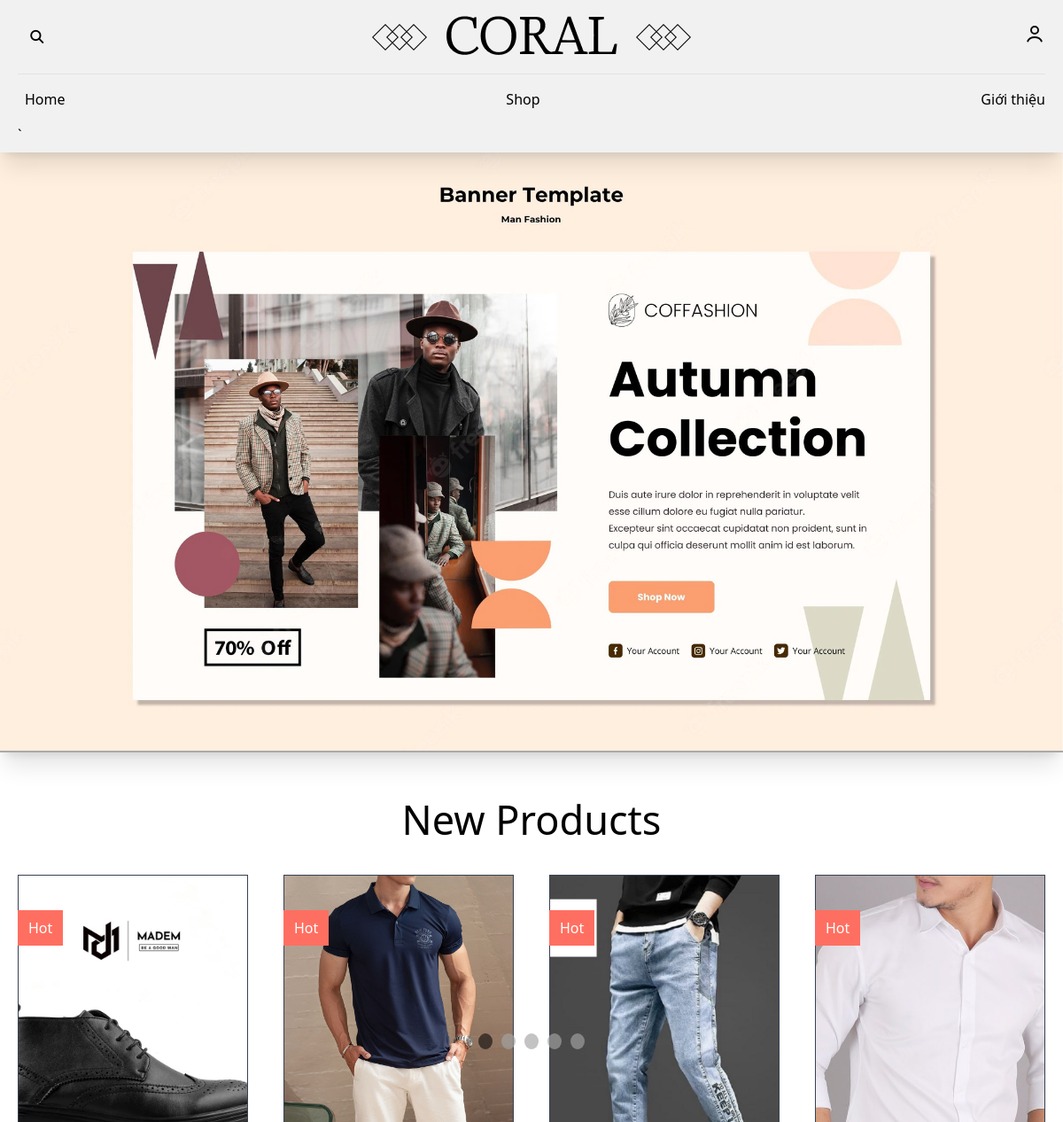
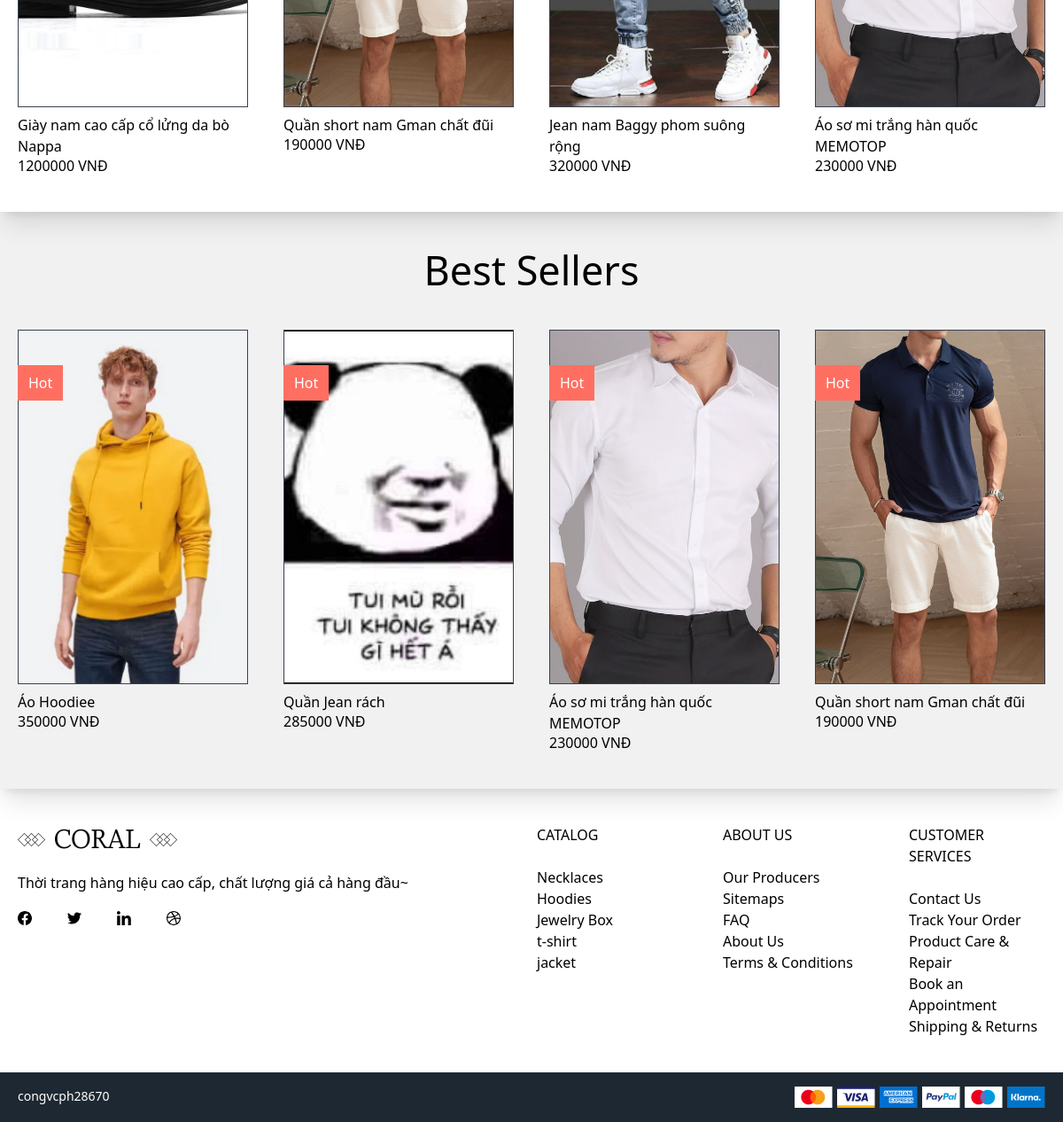
The page / on the database its author committed (2 pictures, top to bottom).
### tables this page shows
CREATE TABLE `products` (
  `id` int(11) NOT NULL,
  `ten` varchar(50) NOT NULL,
  `gia` int(11) NOT NULL,
  `sale` int(11) NOT NULL,
  `soluong` int(11) NOT NULL,
  `xem` int(11) NOT NULL,
  `mua` int(11) NOT NULL,
  `binhluan` int(11) NOT NULL,
  `mota` longtext NOT NULL,
  `anh` varchar(255) NOT NULL,
  `category_id` int(11) NOT NULL
);

### app/Controllers/Controller.php (called while the page is built, shortened)
<?php
class Controller
{
    public function view($path, $data = [])
    {
        extract($data);
        include_once __DIR__ . "/../../views/$path.php";
    }
}

### app/Controllers/SiteController.php (called while the page is built, shortened)
<?php
class SiteController extends Controller
{
    public function index()
    {
        $products = new ProductModel();
        $product = $products->orderBy('id', 'DESC')->limit('4')->get();
        $bestseller = $products->orderBy('mua', 'DESC')->limit('4')->get();
        $this->view('home', ['products' => $product, 'title' => 'Trang Chủ', 'bestsellers' => $bestseller]);
    }
}

### app/Router.php (called while the page is built, shortened)
<?php
class Router
{
    public static $routes = [];
    public Request $request;
    public function __construct()
    {
        $this->request = new Request();
    }
    public static function get($path, $callback)
    {
        static::$routes['get'][$path] = $callback;
    }
    public static function post($path, $callback)
    {
        static::$routes['post'][$path] = $callback;
    }
    public function resolve()
    {
        $path = $this->request->getPath();
        $method = $this->request->getMethod();
        $callback = static::$routes[$method][$path] ?? false;
        if (is_array($callback)) {
            $callback[0] = new $callback[0]();
            return call_user_func($callback, $this->request);
        }
    }
}

### public/index.php (called while the page is built, shortened)
<?php
$router = new Router;
$router->resolve();

### app/Models/BaseModel.php (called while the page is built, shortened)
<?php
class BaseModel
{
    protected $conn;
    protected $sqlBuilder;
    public function __construct()
    {
        try {
            $this->conn = new PDO("mysql:host=localhost; dbname=php2; charset=utf8", "root", "");
            $this->conn->setAttribute(PDO::ATTR_ERRMODE, PDO::ERRMODE_EXCEPTION);
        } catch (PDOException $e) {
            echo $e->getMessage();
        }
    }
    public function orderBy($colName, $condition)
    {
        $this->sqlBuilder = "Select * From $this->tableName ORDER BY `$colName` $condition";
        return $this;
    }
    public function limit($value)
    {
        $this->sqlBuilder .= " LIMIT $value";
        return $this;
    }
    public function get()
    {
        $this->sqlBuilder .= ";";
        $stmt = $this->conn->prepare($this->sqlBuilder);
        $stmt->execute();
        $result = $stmt->fetchAll(PDO::FETCH_CLASS);
        return $result;
    }
}

### views/home.php (the view, shortened to what this page needs)
<?php include "header.php"; ?>
<section id="Slider" class="shadow-xl">
    <div class="aspect-ratio-169">
        <img src="images/web_images/s1.webp">
    </div>
    <div class="right_slider"></div>
    <div class="left_slider"></div>
    <div class="dot-container">
        <div class="dot active"></div>
        <div class="dot"></div>
        <div class="dot"></div>
        <div class="dot"></div>
        <div class="dot"></div>
    </div>
</section>
<section class="products shadow-xl  z-10 relative">
    <div class="max-w-7xl mx-auto px-5 pb-10">
        <h1 class="text-[45px] leading-[52.73px] font-medium text-center p-5 mb-4">
            New Products
        </h1>
        <div class="grid grid-cols-4 gap-10 ">
            <?php foreach ($products as $product) : ?>
                <div>
                    <a href="detail?id=<?= $product->id ?>">
                        <div class="block relative overflow-hidden group pb-2">
                            <img class="h-[400px] w-[300px] border border-gray-700 object-cover" src="images/<?= $product->anh ?>" alt="chưa có ảnh" />
                            <span class="absolute top-10 left-0 bg-[#FF6F61] text-white px-3 py-2">Hot</span>
                        </div>
                        <span>
                            <a href="detail?id=<?= $product->id ?>" class="font-medium text-[16px] leading-[21.79px] hover:text-[red]"><?= $product->ten ?></a>
                            <div class="flex justify-between">
                                <p class="font-medium text-[16px] leading-[21.79px] hover:text-[#FF6F61]">
                                    <?= $product->gia ?> VNĐ
                                </p>
                            </div>
                        </span>
                    </a>
                </div>
            <?php endforeach ?>
        </div>
    </div>
</section>
<section class=" bg-[#F1F1F1] shadow-xl">
    <div class="max-w-7xl mx-auto px-5 pb-10 ">
        <h1 class="text-[45px] leading-[52.73px] font-medium text-center mb-10 pt-10">
            Best Sellers
        </h1>
        <div class="grid grid-cols-4 gap-10">
            <?php foreach ($bestsellers as $best) : ?>
                <div>
                    <a href="detail?id=<?= $best->id ?>">
                        <div class="block relative overflow-hidden group pb-2">
                            <img class="h-[400px] w-[300px] border border-gray-700 object-cover" src="images/<?= $best->anh ?>" alt="chưa có ảnh" />
                            <span class="absolute top-10 left-0 bg-[#FF6F61] text-white px-3 py-2">Hot</span>
                        </div>
                        <span>
                            <a href="detail?id=<?= $best->id ?>" class="font-medium text-[16px] leading-[21.79px] hover:text-[red]"><?= $best->ten ?></a>
                            <div class="flex justify-between">
                                <p class="font-medium text-[16px] leading-[21.79px] hover:text-[#FF6F61]">
                                    <?= $best->gia ?> VNĐ
                                </p>
                            </div>
                        </span>
                    </a>
                </div>
            <?php endforeach ?>
        </div>
    </div>
</section>
<?php include "footer.php"; ?>

### views/header.php (shortened to what this page needs)
<!DOCTYPE html>
<html lang="en">
<head>
    <link rel="stylesheet" href="https://cdnjs.cloudflare.com/ajax/libs/font-awesome/6.1.0/css/all.min.css" />
    <script src="https://cdn.tailwindcss.com"></script>
</head>
<body>
    <div class="max-w-full  w-auto mx-auto px-5 bg-[#F1F1F1] ">
        <div class="flex justify-between items-center border-b border-[#E3E3E3] py-5 relative">
            <form action="" method="get" id="search-box">
                <button type="submit" onclick="" id="search-btn"><i class="fa-solid fa-magnifying-glass"></i></button>
            </form>
            <a href="?ctr=home" class="absolute left-1/2 -translate-x-1/2"><img src="images/web_images/logo.png" alt="" /></a>
            <div class="flex justify-between space-x-3 items-center">
                <div class="flex justify-between">
                    <?php if (isset($_SESSION['id'])) : ?>
                        <div>
                            <a href="?ctr=profile" class="my-auto flex items-center"><img src="images/user_images/" class="h-12 w-12 rounded-[100%] border border-red-500" alt=""></a>
                        </div>
                        <a href="logout"><i class="fa-solid fa-arrow-right-from-bracket text-xl mt-2"></i></a>
                    <?php else : ?>
                        <div class="dropdown_dangnhap ">
                            <button class="dropbtn_dangnhap"><a href=""><img class="" src="images/web_images/User.svg" alt=""></a></button>
                        </div>
                    <?php endif ?>
                </div>
            </div>
        </div>
    </div>
    <section class="bg-[#F1F1F1] pb-2 sticky top-[-1px] z-[60] shadow-xl">
        <div class="max-w-7xl w-auto mx-auto px-5 ">
            <header>
                <div class="menu">
                    <ul class="flex m-0 p-0 space-x-11 justify-between pl-2 ">
                        <li>
                            <a href="site" class="font-medium block py-4 hover:text-red-500 font-medium">Home</a>
                        </li>
                        <li>
                            <a href="shop" class="font-medium block py-4 hover:text-red-500 font-medium">Shop</a>
                        </li>
                        <li class=""><a class="font-medium block py-4 hover:text-red-500 font-medium" href="about">Giới thiệu</a></li>
                    </ul>`
                </div>
            </header>
        </div>
    </section>

### views/footer.php (shortened to what this page needs)
<section>
    <div class="max-w-full mx-auto px-5 pt-10 relative">
        <div class="grid grid-cols-2 gap-3">
            <div class="">
                <img srcset="images/web_images/logo.png 2x" class="pb-5" alt="" />
                <span class="">
                    Thời trang hàng hiệu cao cấp, chất lượng giá cả hàng đầu~
                </span>
                <div class="flex space-x-10 pt-5">
                    <img src="images/web_images/facebook.svg" alt="" />
                    <img src="images/web_images/twitter.svg" alt="" />
                    <img src="images/web_images/linkedin.svg" alt="" />
                    <img src="images/web_images/dribbble.svg" alt="" />
                </div>
            </div>
            <div class="grid grid-cols-3 gap-14">
                <div>
                    <h2 class="uppercase text-[16px] font-medium pb-6">CATALOG</h2>
                    <p>Necklaces</p>
                    <p>Hoodies</p>
                    <p>Jewelry Box</p>
                    <p>t-shirt</p>
                    <p>jacket</p>
                </div>
                <div>
                    <h2 class="uppercase text-[16px] font-medium pb-6">ABOUT US</h2>
                    <p>Our Producers</p>
                    <p>Sitemaps</p>
                    <p>FAQ</p>
                    <p>About Us</p>
                    <p>Terms & Conditions</p>
                </div>
                <div>
                    <h2 class="uppercase text-[16px] font-medium pb-6">
                        CUSTOMER SERVICES
                    </h2>
                    <p>Contact Us</p>
                    <p>Track Your Order</p>
                    <p>Product Care & Repair</p>
                    <p>Book an Appointment</p>
                    <p>Shipping & Returns</p>
                </div>
            </div>
        </div>
</section>
<section>
    <div class="bg-[#1E2832] max-w-full mt-10">
        <div class="max-w-7xl mx-auto  flex justify-between py-4 px-5">
            <span class="text-[14px] text-white leading-normal">congvcph28670</span>
            <img src="images/web_images/icons_payment 1.svg" alt="">
        </div>
    </div>
</section>
</body>
</html>

### views/header.php (style rules this page uses)
#search-box { border-radius: 30px; }
#search-box #search-btn { transition: all 1s ease-in-out; transition-delay: 0.9s; border: none; cursor: pointer; padding: 10px; border-radius: 50%; font-size: 15px; }
#Slider { margin-bottom: 30px; border-bottom: 2px solid rgba(0, 0, 0, 0.337); overflow: hidden; }
.aspect-ratio-169 { display: block; position: relative; padding-top: 56.25%; transition: 0.3s; }
.aspect-ratio-169 img { display: block; position: absolute; width: 100%; height: 100%; top: 0; left: 0; }
.dot-container { top: 1160px; position: absolute; height: 30px; width: 100%; display: flex; align-items: center; justify-content: center; z-index: 50; }
.dot { margin: 0 5px; height: 18px; width: 16px; background-color: rgba(164, 164, 164, 0.656); border-radius: 50%; cursor: pointer; }
.dot.active { background-color: rgba(0, 0, 0, 0.56); }
.right_slider { right: 0; top: 150px; position: absolute; width: 500px; height: 1047px; background: rgba(0, 0, 0, 0); }
.left_slider { top: 150px; position: absolute; width: 500px; height: 1047px; background: rgba(0, 0, 0, 0); }
.dropbtn_dangnhap { color: black; font-weight: 700; font-size: 20px; border: none; cursor: pointer; }
.dropdown_dangnhap { position: relative; display: inline-block; z-index: 70; }

### rows shown on the page
products: anh (picture), ten "Giày nam cao cấp cổ lửng da bò Nappa", gia "1200000"
products: anh (picture), ten "Quần short nam Gman chất đũi", gia "190000"
products: anh (picture), ten "Jean nam Baggy phom suông rộng", gia "320000"
products: anh (picture), ten "Áo sơ mi trắng hàn quốc MEMOTOP", gia "230000"
products: anh (picture), ten "Áo Hoodiee", gia "350000"
products: anh (picture), ten "Quần Jean rách", gia "285000"
